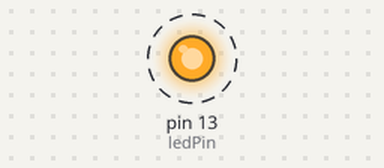
Simulated run of this sketch. Board: Arduino Uno, built with avr-gcc and run on an emulated ATmega328P. On the bench: output pins drawn as LEDs (lit = HIGH). Dashed ring = blinking. What the sketch prints to the serial monitor is not drawn.

Above: at 0.5 s.
Timing chart, 0 to 4.6 s (numbered marks = the images above):
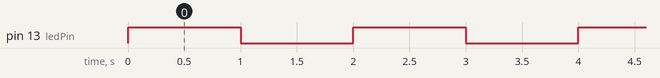

Measured:
- by itself, pin 13 (ledPin): alternates HIGH for 1.0 s and LOW for 1.0 s

The sketch:

sketch_mar10a.ino
```cpp
#define ledPin 13
/*
 * Each of the timers has a counter that is incremented on each tick of the timer's clock.
 * CTC timer interrupts are triggered when the counter reaches a specified value stored in the compare match register.
*/

/*
 * timer1 is 16 bit, which means it can store a maximum counter value of 65535.
 * periods = prescaler*(1+31250)/16M=0.5s. when using, calculate OCR1A instead
*/
void setup()
{
  pinMode(ledPin, OUTPUT);
  Serial.begin(9600);
  // initialize timer1
  noInterrupts();           // disable all interrupts
  TCCR1A = 0;
  TCCR1B = 0;
  TCNT1  = 0;

  OCR1A = 62500;            // compare match register 31250=16MHz/256/2Hz
  TCCR1B |= (1 << WGM12);   // CTC mode ( Clear Timer on Compare Match)
  TCCR1B |= (1 << CS12);    // 256 prescaler
  TIMSK1 |= (1 << OCIE1A);  // enable timer compare interrupt
  interrupts();             // enable all interrupts
}

ISR(TIMER1_COMPA_vect)          // timer compare interrupt service routine
{
  static float v_set,v,acc,s,s_fore,s_set;
  v_set=30;
  s_set=6000;
  acc=2;


  if((s+s_fore)<s_set){


     if (v<v_set){
          v=1*acc+v;
          s=1*v+s;
      }
     else{
          v=v_set;
          s=1*v+s;
          s_fore=pow(v,2)/2/acc;
      }


  }
  else if (v>=0) {
    v=v-1*acc;
    s=1*v+s;
  }

  Serial.println(v);


  digitalWrite(ledPin, digitalRead(ledPin) ^ 1);   // toggle LED pin


  int x=x+0.1;
  //Serial.println(x);
}

void loop()
{
  // your program here...
}
```
